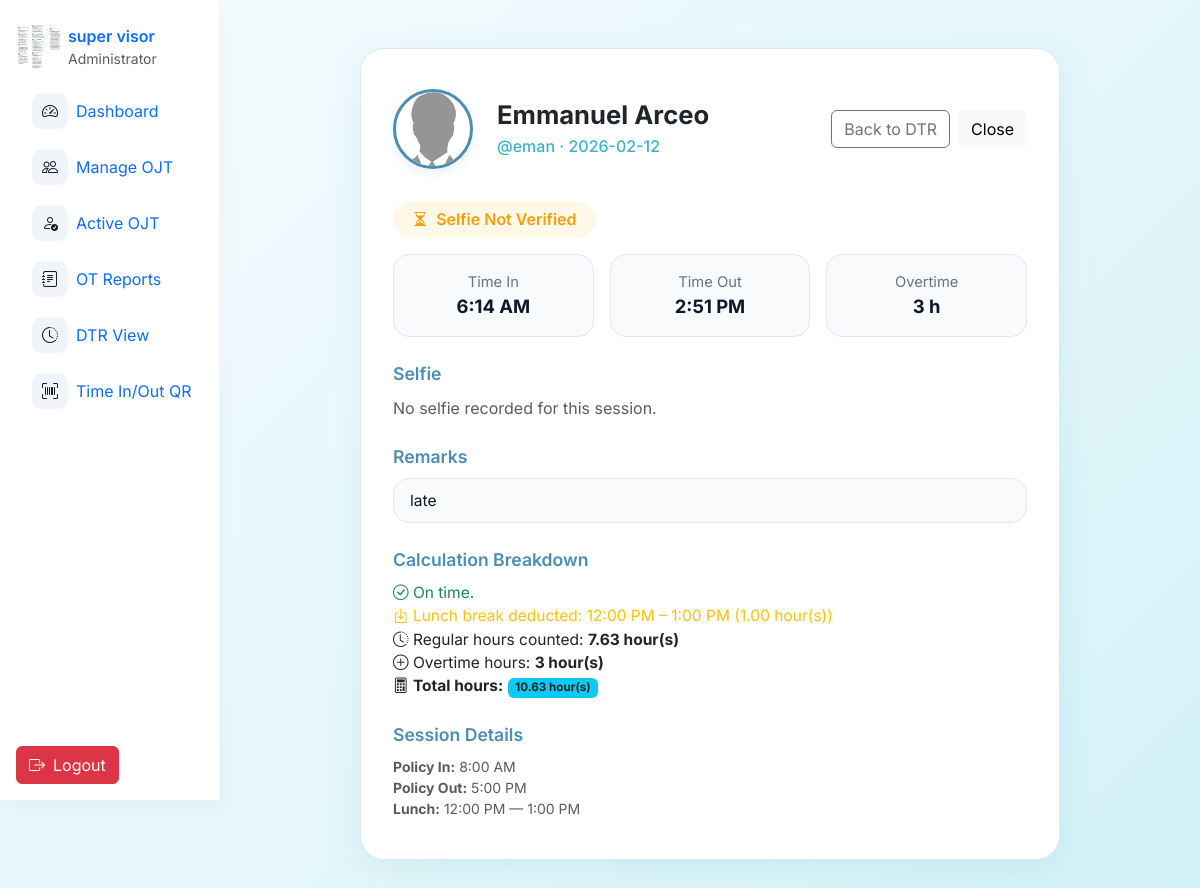
The page /admin/verifydtr.php?id=37 (signed in) on the database its author committed.
### tables this page shows
CREATE TABLE `users` (
  `id` int(11) NOT NULL,
  `username` varchar(50) NOT NULL,
  `email` varchar(100) NOT NULL,
  `password` varchar(255) NOT NULL,
  `role` enum('super_admin','admin','ojt') NOT NULL,
  `fname` varchar(50) DEFAULT NULL,
  `mname` varchar(225) DEFAULT NULL,
  `lname` varchar(50) DEFAULT NULL,
  `position` varchar(100) DEFAULT NULL,
  `age` int(11) DEFAULT NULL,
  `mobile` varchar(15) DEFAULT NULL,
  `school_org` varchar(100) DEFAULT NULL,
  `full_name` varchar(100) DEFAULT NULL,
  `bio` varchar(255) DEFAULT NULL,
  `profile_img` varchar(255) DEFAULT NULL,
  `adviser_id` int(11) DEFAULT NULL,
  `status` enum('active','restricted') NOT NULL DEFAULT 'active',
  `face_descriptor` text DEFAULT NULL
);

CREATE TABLE `ojt_records` (
  `id` int(11) NOT NULL,
  `user_id` int(11) NOT NULL,
  `date` date NOT NULL,
  `time_in` time NOT NULL,
  `time_out` time NOT NULL,
  `ot_hours` decimal(4,2) DEFAULT 0.00,
  `remarks` varchar(255) DEFAULT NULL,
  `time_in_policy` time DEFAULT NULL,
  `time_out_policy` time DEFAULT NULL,
  `lunch_start` time DEFAULT NULL,
  `lunch_end` time DEFAULT NULL,
  `selfie` varchar(255) DEFAULT NULL,
  `ot_approved` tinyint(1) NOT NULL DEFAULT 0,
  `selfie_verified` tinyint(1) DEFAULT 0
);

### admin/verifydtr.php (the view, shortened to what this page needs)
        <?php
include '../db.php';
include 'nav.php';
$id = isset($_GET['id']) ? (int)$_GET['id'] : 0;
$stmt = $oat->prepare("
    SELECT r.*, u.fname, u.lname, u.username, u.profile_img
    FROM ojt_records r
    JOIN users u ON u.id = r.user_id
    WHERE r.id = ? LIMIT 1
");
$stmt->bind_param("i", $id);
$stmt->execute();
$rec = $stmt->get_result()->fetch_assoc();
function fmtTimeCell($t) {
    $ts = strtotime($t);
    return $ts ? date('g:i A', $ts) : htmlspecialchars($t);
}
function resolveSelfieSrc(?string $val): ?string {
    $val = trim((string)$val);
    if ($val === '') return null;
    return null;
}
$imgSrc = resolveSelfieSrc($rec['selfie'] ?? null);
$avatar = '../uploads/noimg.png';
?>
<!doctype html>
<html lang="en">
<head>
  <link href="https://cdn.jsdelivr.net/npm/bootstrap@5.3.2/dist/css/bootstrap.min.css" rel="stylesheet">
</head>
<body>
  <main>
    <section class="verify-main-card">
      <div class="profile-header">
        <img src="<?= htmlspecialchars($avatar . '?t=' . time()) ?>" alt="<?= htmlspecialchars($rec['fname'] . ' ' . $rec['lname']) ?>" class="profile-avatar">
        <div class="profile-info">
          <h2><?= htmlspecialchars($rec['fname'] . ' ' . $rec['lname']) ?></h2>
          <div class="username">@<?= htmlspecialchars($rec['username']) ?> · <?= htmlspecialchars($rec['date']) ?></div>
        </div>
        <div class="profile-actions">
          <a href="dtrview.php?user_id=<?= (int)$rec['user_id'] ?>" class="btn btn-outline-secondary">Back to DTR</a>
          <button class="btn btn-light" onclick="history.back()">Close</button>
        </div>
      </div>
      <div class="verify-status <?= $rec['selfie_verified'] ? 'verified' : 'unverified' ?>" id="verifyBadge">
        <i class="bi bi-<?= $rec['selfie_verified'] ? 'check-circle-fill' : 'hourglass-split' ?>"></i>
        <?= $rec['selfie_verified'] ? 'Selfie Verified' : 'Selfie Not Verified' ?>
      </div>
      <div class="time-grid">
        <div class="time-box">
          <div class="time-label">Time In</div>
          <div class="time-value"><?= fmtTimeCell($rec['time_in']) ?></div>
        </div>
        <div class="time-box">
          <div class="time-label">Time Out</div>
          <div class="time-value"><?= fmtTimeCell($rec['time_out']) ?></div>
        </div>
        <div class="time-box">
          <div class="time-label">Overtime</div>
          <div class="time-value"><?= floor((float)($rec['ot_hours'] ?? 0)) ?> h</div>
        </div>
      </div>
      <div class="mb-4">
        <div class="section-title">Selfie</div>
        <?php if ($imgSrc): ?>
          <div class="d-flex flex-column align-items-center">
            <img id="selfiePreview" src="<?= htmlspecialchars($imgSrc) ?>" alt="Selfie" class="selfie-img mb-2">
            <div class="d-flex gap-2 verify-actions mb-2">
              <button id="verifyBtn" class="btn btn-sm <?= $rec['selfie_verified'] ? 'btn-outline-secondary' : 'btn-primary' ?>">
                <?= $rec['selfie_verified'] ? 'Unverify' : 'Verify' ?>
              </button>
            </div>
            <div class="small text-muted">Tap image to enlarge.</div>
          </div>
        <?php else: ?>
          <div class="text-muted">No selfie recorded for this session.</div>
        <?php endif; ?>
      </div>
      <div class="mb-4">
        <div class="section-title">Remarks</div>
        <div class="remarks-box" style="min-height:unset; font-size:0.97em; padding:0.6rem 1rem;"><?= nl2br(htmlspecialchars($rec['remarks'] ?? '—')) ?></div>
      </div>
      <?php
      $policy_time_in_str = $rec['time_in_policy'] ?? null;
      $policy_time_out_str = $rec['time_out_policy'] ?? null;
      $lunch_start = $rec['lunch_start'] ?? null;
      $lunch_end = $rec['lunch_end'] ?? null;
      $time_in = strtotime($rec['time_in']);
      $time_out = strtotime($rec['time_out']);
      $policy_time_in = strtotime($policy_time_in_str);
      $policy_time_out = strtotime($policy_time_out_str);
      $policy_duration = $policy_time_out - $policy_time_in;
      $lateness = $time_in - $policy_time_in;
        if ($lateness > 0) {
          $late_hours = floor($lateness / 3600);
          $late_minutes = floor(($lateness % 3600) / 60);
          $late_str = [];
          if ($late_hours > 0) $late_str[] = $late_hours . ' hour' . ($late_hours > 1 ? 's' : '');
          if ($late_minutes > 0) $late_str[] = $late_minutes . ' minute' . ($late_minutes > 1 ? 's' : '');
          $late_str = $late_str ? implode(' and ', $late_str) : 'less than a minute';
          if ($lateness >= 3600) {
            $count_start = strtotime(date('Y-m-d H:00:00', $time_in) . ' +1 hour');
            $count_start_hour = date('g:i A', $count_start);
            $late_note = "<span class='text-danger'><i class='bi bi-clock'></i> Late by $late_str, counted from next full hour (<b>counting starts at $count_start_hour</b>).</span>";
          } else {
            $count_start = $time_in;
            $late_note = "<span class='text-danger'><i class='bi bi-clock'></i> Late by $late_str.</span>";
          }
        } else {
          $count_start = $time_in;
          $late_note = "<span class='text-success'><i class='bi bi-check-circle'></i> On time.</span>";
        }
      if (!empty($rec['time_out']) && $rec['time_out'] !== '00:00:00') {
          $regular_end = $count_start + $policy_duration;
          $reg_hours = min($time_out, $regular_end) - $count_start;
          $reg_hours = $reg_hours / 3600;
          $lunch_start_ts = strtotime(date('Y-m-d', $count_start) . ' ' . $lunch_start);
          $lunch_end_ts = strtotime(date('Y-m-d', $count_start) . ' ' . $lunch_end);
          if ($count_start < $lunch_end_ts && $time_out > $lunch_start_ts) {
              $deduct_start = max($count_start, $lunch_start_ts);
              $deduct_end = min($time_out, $lunch_end_ts);
              $overlap = max(0, $deduct_end - $deduct_start);
              if ($overlap > 0) {
                  $lunch_note = "<span class='text-warning'><i class='bi bi-box-arrow-in-down'></i> Lunch break deducted: ";
                  $lunch_note .= fmtTimeCell(date('H:i:s', $deduct_start)) . " – " . fmtTimeCell(date('H:i:s', $deduct_end));
                  $lunch_note .= " (" . number_format($overlap/3600, 2) . " hour(s))</span>";
                  $reg_hours -= $overlap / 3600;
              } else {
                  $lunch_note = "<span class='text-success'><i class='bi bi-check-circle'></i> No lunch deduction.</span>";
              }
          } else {
              $lunch_note = "<span class='text-success'><i class='bi bi-check-circle'></i> No lunch deduction.</span>";
          }
          $ot_hours = (float)($rec['ot_hours'] ?? 0);
          $total_hours = max(0, round($reg_hours + $ot_hours, 2));
      } else {
          $reg_hours = 0;
          $lunch_note = "<span class='text-muted'><i class='bi bi-dash-circle'></i> Waiting for time out to compute lunch deduction.</span>";
          $ot_hours = (float)($rec['ot_hours'] ?? 0);
          $total_hours = $ot_hours;
      }
      ?>
      <div class="mb-4">
        <div class="section-title">Calculation Breakdown</div>
        <ul class="breakdown-list list-unstyled" style="font-size:0.97em;">
          <li><?= $late_note ?></li>
          <li><?= $lunch_note ?></li>
          <li><i class="bi bi-clock-history"></i> Regular hours counted: <strong><?= $reg_hours > 0 ? number_format($reg_hours, 2) . ' hour(s)' : '--' ?></strong></li>
          <li><i class="bi bi-plus-circle"></i> Overtime hours: <strong><?= $ot_hours ?> hour(s)</strong></li>
          <li><i class="bi bi-calculator"></i> <b>Total hours:</b> <span class="badge bg-info text-dark"><?= $total_hours ?> hour(s)</span></li>
        </ul>
      </div>
      <div>
        <div class="section-title">Session Details</div>
        <ul class="list-unstyled small text-muted mb-0">
            <li><strong>Policy In:</strong> <?= fmtTimeCell($rec['time_in_policy'] ?? '--') ?></li>
            <li><strong>Policy Out:</strong> <?= fmtTimeCell($rec['time_out_policy'] ?? '--') ?></li>
            <li><strong>Lunch:</strong> <?= fmtTimeCell($rec['lunch_start'] ?? '--') ?> — <?= fmtTimeCell($rec['lunch_end'] ?? '--') ?></li>
        </ul>
      </div>
    </section>
  </main>
  <link rel="stylesheet" href="https://cdn.jsdelivr.net/npm/bootstrap-icons@1.11.1/font/bootstrap-icons.css">
</body>
</html>

### admin/nav.php (shortened to what this page needs)
<?php
if (!function_exists('active')) {
    function active($page, $current) { return $page === $current ? 'active' : ''; }
}
$current = basename($_SERVER['PHP_SELF'] ?? '');
$avatar = 'uploads/noimg.png';
if (isset($_SESSION['avatar']) && $_SESSION['avatar'] && file_exists('../' . $_SESSION['avatar'])) {
    $avatar = $_SESSION['avatar'];
} else if (isset($_SESSION['user_id'])) {
    include_once '../db.php';
    $admin_id = (int)$_SESSION['user_id'];
    $result = $oat->query("SELECT profile_img FROM users WHERE id = $admin_id LIMIT 1");
    if ($result && $row = $result->fetch_assoc()) {
        if (!empty($row['profile_img']) && file_exists('../' . $row['profile_img'])) {
            $avatar = $row['profile_img'];
        }
    }
}
if (
    empty($_SESSION['fname']) ||
    empty($_SESSION['lname']) ||
    !isset($_SESSION['mname'])
) {
    include_once '../db.php';
    $admin_id = (int)$_SESSION['user_id'];
    $result = $oat->query("SELECT fname, mname, lname, profile_img FROM users WHERE id = $admin_id LIMIT 1");
    if ($result && $row = $result->fetch_assoc()) {
        if (!empty($row['profile_img']) && file_exists('../' . $row['profile_img'])) {
            $avatar = $row['profile_img'];
        }
    }
}
?>
<link href="https://cdn.jsdelivr.net/npm/bootstrap@5.3.2/dist/css/bootstrap.min.css" rel="stylesheet">
<link href="https://cdn.jsdelivr.net/npm/bootstrap-icons@1.10.5/font/bootstrap-icons.css" rel="stylesheet">
<nav id="sb-sidebar" class="d-none d-lg-flex flex-column" aria-label="Sidebar">
  <a href="adminprofileedit.php" class="d-flex align-items-center text-decoration-none mb-3">
    <img src="../<?php echo htmlspecialchars($avatar); ?>?t=<?php echo time(); ?>" alt="avatar" class="rounded me-2" style="width:44px;height:44px;object-fit:cover">
    <div class="d-flex flex-column">
      <span class="fw-semibold"><?php echo htmlspecialchars(($_SESSION['fname'] ?? '') . ' ' . ($_SESSION['lname'] ?? '')); ?></span>
      <small class="text-muted">Administrator</small>
    </div>
  </a>
  <div class="sb-nav nav flex-column gap-1" role="menu">
    <a class="nav-link d-flex align-items-center <?php echo active('admin.php',$current); ?>" href="admin.php" title="Dashboard" data-bs-toggle="tooltip" data-bs-placement="right">
      <div class="sb-icon"><i class="bi bi-speedometer2"></i></div>
      <div class="nav-label ms-2">Dashboard</div>
    </a>
    <a class="nav-link d-flex align-items-center <?php echo active('manageojt.php',$current); ?>" href="manageojt.php" title="Manage OJT" data-bs-toggle="tooltip" data-bs-placement="right">
      <div class="sb-icon"><i class="bi bi-people"></i></div>
      <div class="nav-label ms-2">Manage OJT</div>
    </a>
    <a class="nav-link d-flex align-items-center <?php echo active('activeojt.php',$current); ?>" href="activeojt.php" title="Active OJT" data-bs-toggle="tooltip" data-bs-placement="right">
      <div class="sb-icon"><i class="bi bi-person-check"></i></div>
      <div class="nav-label ms-2">Active OJT</div>
    </a>
    <a class="nav-link d-flex align-items-center <?php echo active('otreports.php',$current); ?>" href="otreports.php" title="OT Reports" data-bs-toggle="tooltip" data-bs-placement="right">
      <div class="sb-icon"><i class="bi bi-journal-text"></i></div>
      <div class="nav-label ms-2">OT Reports</div>
    </a>
    <a class="nav-link d-flex align-items-center <?php echo active('dtruserview.php',$current); ?>" href="dtruserview.php" title="DTR View" data-bs-toggle="tooltip" data-bs-placement="right">
      <div class="sb-icon"><i class="bi bi-clock-history"></i></div>
      <div class="nav-label ms-2">DTR View</div>
    </a>
    <a class="nav-link d-flex align-items-center <?php echo active('qr_generator.php',$current); ?>" href="qr_generator.php" title="QR Generator" data-bs-toggle="tooltip" data-bs-placement="right">
      <div class="sb-icon"><i class="bi bi-upc-scan"></i></div>
      <div class="nav-label ms-2">Time In/Out QR</div>
    </a>
  </div>
  <div class="sb-actions d-flex gap-2 mt-auto">
    <a href="logout.php" class="btn btn-danger d-flex align-items-center justify-content-center" title="Logout" data-bs-toggle="tooltip" data-bs-placement="right">
      <i class="bi bi-box-arrow-right"></i>
      <span class="label ms-2">Logout</span>
    </a>
  </div>
</nav>

### admin/nav.php (style rules this page uses)
:root { --sb-w:220px; --sb-cw:72px; }
#sb-sidebar { position: fixed; top: 0; left: 0; height: 100vh; width: var(--sb-w); z-index: 1040; transition: transform .22s ease, width .18s ease; }
body { padding-left: var(--sb-w); transition: padding-left .18s ease; font-family: 'Inter', sans-serif; }
#sb-sidebar { position:fixed; top:0; left:0; height:100vh; width:var(--sb-w); padding:1rem; background:#fff; border-right:1px solid rgba(0,0,0,.04); box-shadow:0 8px 24px rgba(10,10,10,.04); transition:width .18s ease; z-index:1040; overflow:hidden; }
.sb-icon { width:36px; height:36px; display:grid; place-items:center; border-radius:.6rem; background:#f1f5f9; color:#0f172a; flex:0 0 36px; }
.nav-label { white-space:nowrap; overflow:hidden; text-overflow:ellipsis; transition:opacity .12s ease, max-width .18s ease; max-width:160px; opacity:1; }
.sb-nav { overflow-y:auto; max-height:calc(100vh - 220px); scrollbar-width:none; -ms-overflow-style:none; }
.sb-actions .label { transition:opacity .12s ease, max-width .18s ease; }

### admin/verifydtr.php (style rules this page uses)
body { background: linear-gradient(135deg, #f6fcfe 0%, #e3f6fa 60%, #d2f1f7 100%); font-family: 'Inter', sans-serif; }
.verify-main-card { max-width: 700px; margin: 48px auto; background: #fff; border-radius: 1.5rem; box-shadow: 0 8px 32px 0 rgba(60,178,204,0.13); border: 1px solid #e2e8f0; padding: 2.5rem 2rem; }
.profile-header { display: flex; align-items: center; gap: 1.5rem; margin-bottom: 2rem; flex-wrap: wrap; }
.profile-avatar { width: 80px; height: 80px; border-radius: 50%; object-fit: cover; border: 3px solid #4c8eb1; background: #fff; box-shadow: 0 4px 12px rgba(76,142,177,0.13); }
.profile-info h2 { font-size: 1.6rem; font-weight: 700; margin-bottom: 0.2rem; }
.profile-info .username { color: #3cb2cc; font-weight: 500; }
.profile-actions { margin-left: auto; display: flex; gap: 0.5rem; }
.verify-status { display: inline-flex; align-items: center; gap: 0.5rem; font-size: 1rem; font-weight: 600; padding: 0.4rem 1.2rem; border-radius: 50px; margin-bottom: 1rem; }
.verify-status.unverified { background: #fef9e7; color: #f59e0b; }
.section-title { font-size: 1.1rem; font-weight: 600; color: #4c8eb1; margin-bottom: 0.5rem; }
.time-grid { display: flex; gap: 1rem; margin-bottom: 1.5rem; flex-wrap: wrap; }
.time-box { flex: 1 1 110px; background: #f8fafc; border: 1px solid #e2e8f0; border-radius: 1rem; padding: 1rem 0.5rem; text-align: center; min-width: 100px; }
.time-label { color: #64748b; font-size: 0.92rem; }
.time-value { font-weight: 700; font-size: 1.15rem; color: #0f172a; }
.remarks-box { background: #f9fafb; border: 1px solid #e5e7eb; border-radius: 1rem; padding: 1rem; color: #0f172a; min-height: 70px; margin-bottom: 1rem; }

### rows shown on the page
users: profile_img (picture)
ojt_records: user.lname "Emmanuel Arceo", user.username "eman", date "2026-02-12", time_in "6:14 AM", time_out "2:51 PM", ot_hours "3", remarks "late", lunch_note "12:00 PM – 1:00 PM", $overlap/3600 "1.00", ot_hours "10.63", time_in_policy "8:00 AM", time_out_policy "5:00 PM", lunch_start "12:00 PM", lunch_end "1:00 PM"

### other values the page prints
$reg_hours "7.63"
